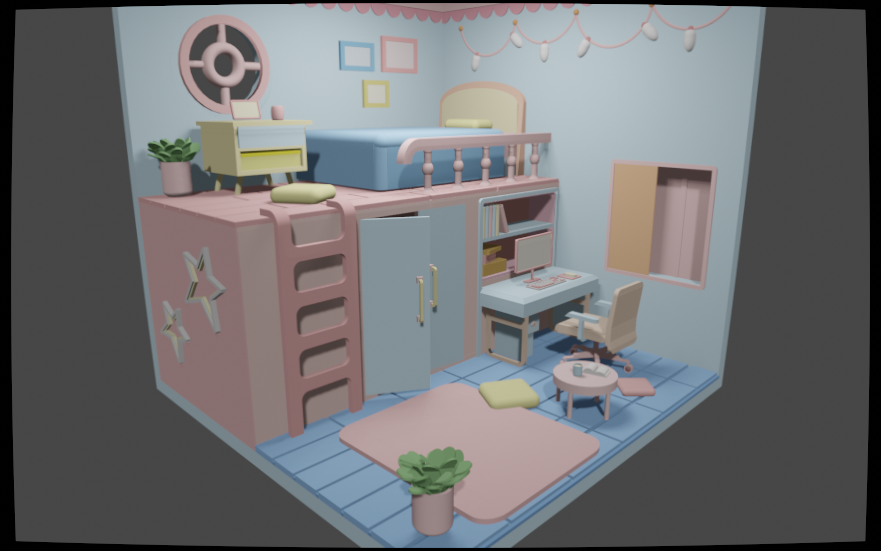
#> input picture group10_exercise_01/data/images/00.png, 881 x 551 px; its folder holds only this picture in this run
$ jupyter execute group10_exercise_01.ipynb
#> lines starting #> are read from the running program, lines starting #| are printed output that depends on the picture
# 3D Computer Vision (2026/27) - Exercise Sheet 1

---

**Release:** 29.10.2026
**Deadline:** 09.11.2026, 23:59
**Exercise session:** 12.11.2026 (mandatory)

**Group:** 10
**Members:** Le Bao Anh, Haiyun Jiang, Pardha Saradhi Lanka, Junwei Lu

### Submission

Submit one `groupXX_exercise01.zip` in OLAT. It must contain a folder `groupXX_exercise01/` with your completed notebook, an HTML export showing all outputs, and the `data/` directory needed to run it. Use relative data paths. Install the packages from `requirements.txt` if needed.

By submitting, you confirm that all listed members contributed, no unlisted people were involved, and no solution content was copied from other people, large language models, websites, or other sources.

Attendance at the exercise session is mandatory. A group will be chosen at random to explain its solution. Be prepared to explain your work; failing to do so results in failing the task.

### Implementation

Complete the TODO cells using the models and derivations from the lecture slides. Implement the required vision steps yourself. NumPy operations, image I/O, plotting, and the provided utilities are allowed. Functions that perform undistortion or camera projection for you (such as `cv2.undistort`, `cv2.initUndistortRectifyMap`, or `cv2.projectPoints`) do not count as a solution.

---

# Theory Questions

## Task 1 — From a world point to a pixel

Given a world point $(X_s, Y_s, Z_s)$ and the camera's intrinsic and extrinsic parameters, write the complete transformation chain as matrix multiplications to obtain the pixel position $(u, v)$. Your final result must have two coordinates.

$\begin{pmatrix}u'\\v'\\w\end{pmatrix} = K [I_3|0_3] \begin{pmatrix}R &t\\0_3^T &1\end{pmatrix} \begin{pmatrix}X_s\\ Y_s\\ Z_s \\ 1\end{pmatrix}$

or

$\begin{pmatrix}u'\\v'\\w\end{pmatrix} = K \begin{pmatrix}R &t\end{pmatrix} \begin{pmatrix}X_s\\ Y_s\\ Z_s \\ 1\end{pmatrix}$

$u = \frac{u'}{w}, v = \frac{v'}{w}$

## Task 2 — Radial distortion

A point $\mathbf{p}$ in normalized image coordinates has distance $r=1$ from the origin. The radial distortion coefficients are $k_1=0.4$ and $k_2=0.1$, and

$$\mathbf{p}_d - \mathbf{p} = \begin{pmatrix}0.3 \\ 0.4\end{pmatrix},$$

where $\mathbf{p}_d$ is the radially distorted point. Derive the coordinates of $\mathbf{p}$.

For radial distortion,

$$\mathbf{p}_d = \mathbf{p}\left(1+k_1r^2+k_2r^4\right),$$

so

$$\mathbf{p}_d-\mathbf{p}
=\mathbf{p}\left(k_1r^2+k_2r^4\right)
=0.5\mathbf{p}.$$

Therefore,

$$\mathbf{p}
=\frac{1}{0.5}\begin{pmatrix}0.3\\0.4\end{pmatrix}
=\begin{pmatrix}0.6\\0.8\end{pmatrix}.$$

This satisfies $\|\mathbf{p}\|=1$.

# Implementation Task - Image undistortion and 3D point projection

## Task Overview and Given Data

Your overall task in this exercise will be to undistort the given images and project two given 3D points in all undistortedn images.

You will be given the following data:
- **9 color images** of the scene in `data/images/`
    - 8 Bit RGB per pixel
    - Each image rendered from a different position but with the same camera
    - The camera used had **lens distortion**
- 1 Dictionary containing **camera calibration parameters** in `data/camera_calibration.npy`
    - They belong to the camera that was used to render the RGB images
    - Distortion coefficients are given in the standard [k<sub>1</sub>, k<sub>2</sub>, p<sub>1</sub>, p<sub>2</sub>, k<sub>3</sub>] order
- 1 NumPy array containing **9 world-to-camera transformations** in `data/world_to_camera.npy`.
    - Shape `(9, 4, 4)`; entry `i` maps world coordinates directly to camera coordinates for image `view_names[i]`.
    - The world frame is camera 00, so entry 0 is the identity matrix.
- 1 CSV file containing two 3D points in `data/points_3d.csv`
    - Both points are **actual scene landmarks** of the upper and lower bend of the handle on the open cupboard door
    - Both landmarks are visible in all nine provided images
    - **World frame = the first camera frame (view 00)**

Note: Pixel coordinates use `(x, y)` (equivalently `(u, v)`); NumPy images are indexed as `[y, x]`.

The following cell loads the data and creates the output directory.

[cell 1]
from pathlib import Path
import csv
import numpy as np
import matplotlib.pyplot as plt
from PIL import Image

ROOT = Path.cwd()

if not (ROOT / 'data/camera_calibration.npy').is_file():
    if (ROOT.parent / 'data/camera_calibration.npy').is_file():
        ROOT = ROOT.parent
    else:
        raise FileNotFoundError('Extract the exercise pack and open Jupyter in its folder.')

DATA = ROOT / 'data'
OUTPUT = ROOT / 'output'
OUTPUT.mkdir(exist_ok=True)

calibration = np.load(DATA / 'camera_calibration.npy', allow_pickle=True).item()
#> (reads group10_exercise_01/data/camera_calibration.npy from the repository)

image_paths = sorted((DATA / 'images').glob('*.png'))

view_names = [p.stem for p in image_paths]

images = np.stack([np.asarray(Image.open(p).convert('RGB'), dtype=np.float64) / 255.0
                   for p in image_paths])
n_views, height, width, _ = images.shape
#> n_views = 1; height = 551; width = 881

print(n_views, height, width, _)
#| 1 551 881 3
# print(images)

print(f"\nCamera Calibration:")
for entry in calibration.items():
    print(f"  {entry[0]}: {entry[1]}")


with (DATA / 'points_3d.csv').open(newline='') as f:
#> (reads group10_exercise_01/data/points_3d.csv from the repository)
    point_rows = list(csv.DictReader(f))
point_labels = [row['point_id'] for row in point_rows]
points_world = np.array([[float(row[key]) for key in ('X', 'Y', 'Z')]
                         for row in point_rows])

point_descriptions = [row['landmark'] for row in point_rows]
print('Given 3D points in the world (camera-00) frame:')
for label, point, description in zip(point_labels, points_world, point_descriptions):
    print(label, point, '—', description)

world_to_camera = np.load(DATA / 'world_to_camera.npy', allow_pickle=False)
#> (reads group10_exercise_01/data/world_to_camera.npy from the repository)
#| Sampling grid: (551, 881, 2) ; each entry is [source_x, source_y]
# print('World-to-camera matrices (one per view):')
# print(world_to_camera)
print(point_labels)

## Task 1 — Undistort the provided images by indirect transformation

Compute the output-to-input sampling grid, resample all nine RGB views,
and plot the results. Keep your `K` and `undistorted_images` variables:
Task 2 will reuse them directly.

### Provided sampling utility

`sample_image` interpolates colours at the source coordinates you supply. Compute the undistortion grid yourself.

[cell 2]
def sample_image(image, source_grid):
    """Provided utility: bilinear sampling with zero padding.

    image: (H_source, W_source, 3), float RGB in [0, 1].
    source_grid: (H_target, W_target, 2), source coordinates in (x, y) order.
    The grid is never modified. Integer coordinates refer to pixel centres.
    """
    image = np.asarray(image, dtype=np.float64)
    source_grid = np.asarray(source_grid, dtype=np.float64)
    hs, ws, channels = image.shape
#> hs = 551; ws = 881; channels = 3
    finite = np.isfinite(source_grid).all(axis=-1)
    x_px = np.clip(np.where(finite, source_grid[..., 0], 0), -1, ws)
#> finite: shape (551, 881) bool; every value is 1
    y_px = np.clip(np.where(finite, source_grid[..., 1], 0), -1, hs)
    x0, y0 = np.floor(x_px).astype(int), np.floor(y_px).astype(int)
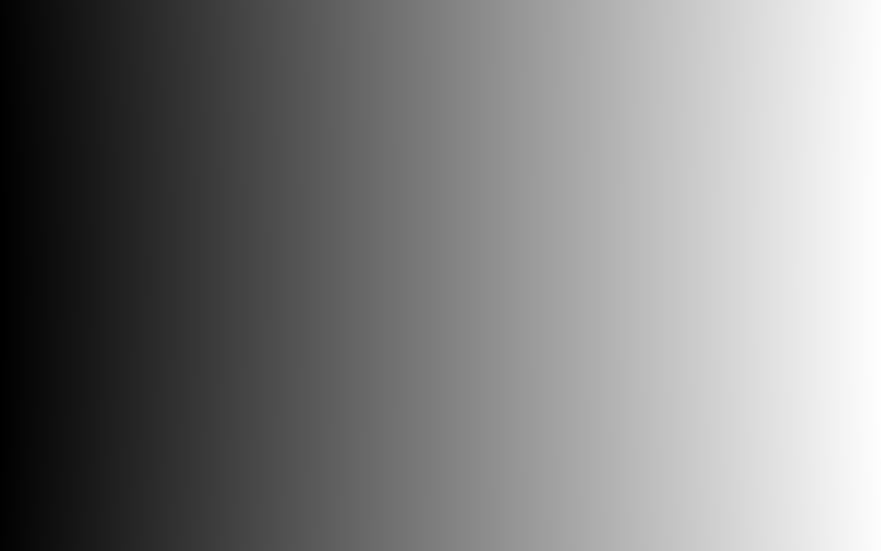
#> x_px: shape (551, 881) float64; min 19.92, max 860.1, mean 440; drawn with min black and max white
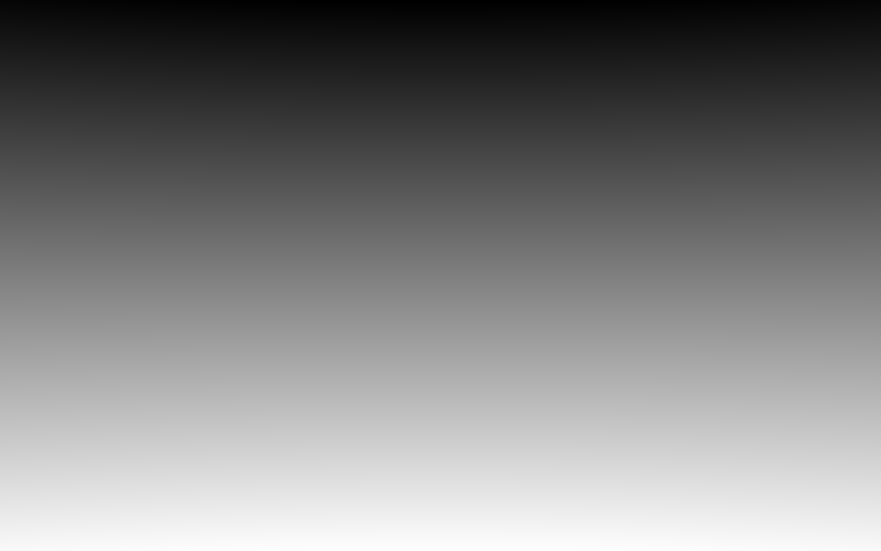
#> y_px: shape (551, 881) float64; min 5.07, max 544.9, mean 275; drawn with min black and max white
    dx, dy = x_px - x0, y_px - y0
    result = np.zeros(source_grid.shape[:-1] + (channels,), dtype=np.float64)
    for x_index, y_index, weight in [
        (x0,     y0,     (1-dx) * (1-dy)),
        (x0 + 1, y0,     dx * (1-dy)),
        (x0,     y0 + 1, (1-dx) * dy),
        (x0 + 1, y0 + 1, dx * dy),
    ]:
        valid = finite & (x_index >= 0) & (x_index < ws) & (y_index >= 0) & (y_index < hs)
        result[valid] += image[y_index[valid], x_index[valid]] * weight[valid, None]
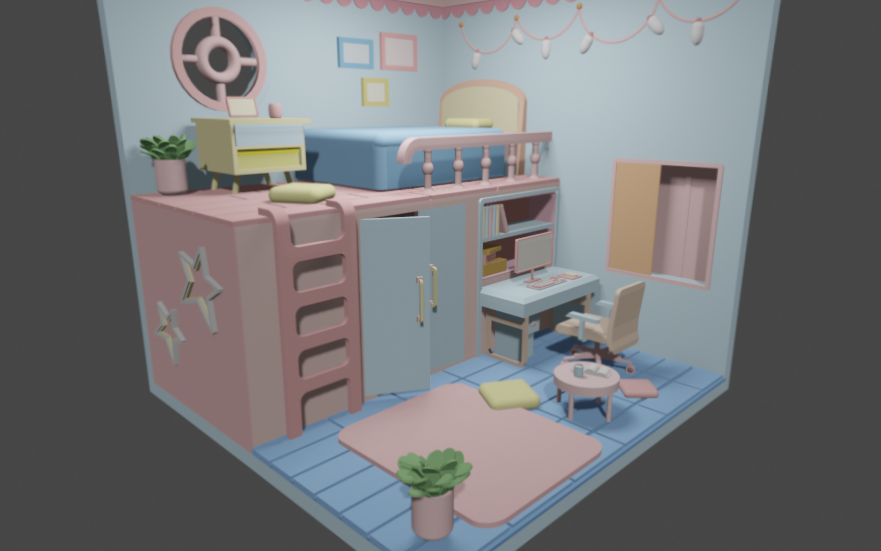
#> result: shape (551, 881, 3) float64; mean of channels 0, 1, 2 0.465, 0.467, 0.473; drawn as R, G, B
    return result

### 1.1 — Camera intrinsics

Implement `make_intrinsics` to construct the 3×3 calibration matrix `K` from the supplied camera parameters.

[cell 3]
def make_intrinsics(calibration):
    alpha_x = float(calibration['focal_length_px'])
    alpha_y = alpha_x

    u0, v0 = np.asarray(
        calibration['principal_point'],
        dtype=float
    )

    return np.array([
        [alpha_x, 0.0, u0],
        [0.0, alpha_y, v0],
        [0.0, 0.0, 1.0]
    ])

K = make_intrinsics(calibration)
print(K)

### 1.2 — Forward lens-distortion model

Given a normalized image point compute the position of the distorted normalized image point using Brown's distortion model.
Implement this as a vectorized function that accepts and returns an array with shape `(..., 2)`, with x first and y second.

[cell 4]
def distort_normalized(normalized_xy_undistorted, coefficients):
    """Apply lens distortion to normalized image coordinates.

    Inputs:
        normalized_xy_undistorted: NumPy array, shape (..., 2),
            of undistorted normalized (x, y) points.
        coefficients: array-like, shape (5,),
            ordered [k1, k2, p1, p2, k3].

    Output:
        Distorted normalized (x, y) points as a floating-point
        NumPy array with shape (..., 2) and the same point order
        as normalized_xy_undistorted.
    """

    # Convert input to NumPy array with float64 data type
    normalized_xy_undistorted = np.asarray(
        normalized_xy_undistorted,
        dtype = np.float64
    )

    # Extract distortion coefficients
    k1, k2, p1, p2, k3 = np.asarray(
        coefficients,
        dtype = np.float64
    )

    # Extract undistorted normalized coordinates
    x_undistorted = normalized_xy_undistorted[..., 0]
    y_undistorted = normalized_xy_undistorted[..., 1]

    # Calculate squared radius
    r_squared = (
        x_undistorted**2 + y_undistorted**2
    )

    # Calculate radial distortion factor
    radial_factor = (
        1
        + k1 * r_squared
        + k2 * r_squared**2
        + k3 * r_squared**3
    )

    # Calculate distorted x coordinates
    x_distorted = (
        x_undistorted * radial_factor
        + 2 * p1 * x_undistorted * y_undistorted
        + p2 * (r_squared + 2 * x_undistorted**2)
    )

    # Calculate distorted y coordinates
    y_distorted = (
        y_undistorted * radial_factor
        + p1 * (r_squared + 2 * y_undistorted**2)
        + 2 * p2 * x_undistorted * y_undistorted
    )

    # Combine x and y coordinates
    distorted_xy = np.stack(
        (x_distorted, y_distorted),
        axis=-1
    )

    return distorted_xy

### 1.3 — Indirect geometric transformation (backward mapping)

For each **ideal output pixel** `(x, y)`, determine its colour-sampling
location in the **distorted input image**:

1. Build the output pixel grid in `(x, y)` order
2. Normalize the pixel coordinates
3. Apply the forward distortion model from Subtask 1.2
4. Denormalize the output

Return a grid with shape `(H, W, 2)`, with each entry storing
`[source_x, source_y]`. Each output pixel requests one source sample,
which makes this an indirect image transformation.

[cell 5]
def make_undistortion_grid(image_shape, K, coefficients):
    """Describe where each output pixel samples the distorted input image.

    Inputs:
        image_shape: tuple (H, W), the image height and width in pixels.
        K: NumPy array, shape (3, 3), the shared intrinsic matrix.
        coefficients: array-like, shape (5,), ordered [k1, k2, p1, p2, k3].
    Output:
        source_grid: floating-point NumPy array, shape (H, W, 2).
        source_grid[y, x] gives (source_x, source_y) in distorted-input pixels
        for the undistorted output pixel at (x, y).
    """
    # TODO: compute the output-to-input sampling grid.
    h, w = image_shape[:2]
    u_undistorted, v_undistorted = np.meshgrid(
        np.arange(w, dtype=float),
        np.arange(h, dtype=float),
        indexing='xy'
    )

    u0 = K[0, 2]
    v0 = K[1, 2]
    alpha_x = K[0, 0]
    alpha_y = K[1, 1]

    x_undistorted = (u_undistorted - u0) / alpha_x
    y_undistorted = (v_undistorted - v0) / alpha_y

    normalized_xy_undistorted = np.stack((x_undistorted, y_undistorted), axis=-1)

    normalized_xy_distorted = distort_normalized(
        normalized_xy_undistorted,
        coefficients
    )

    x_distorted = normalized_xy_distorted[..., 0]
    y_distorted = normalized_xy_distorted[..., 1]

    u_distorted = alpha_x * x_distorted + u0

    v_distorted = alpha_y * y_distorted + v0

    source_grid = np.stack([u_distorted, v_distorted], axis=-1)

    return source_grid


source_grid = make_undistortion_grid(
    (height, width),
    K,
    calibration['distortion_param']
)

assert source_grid.shape == (height, width, 2)
print('Sampling grid:', source_grid.shape, '; each entry is [source_x, source_y]')

### 1.4 — Resample all views

Use the provided `sample_image` with your grid. Store the results in `undistorted_images` with the same shape as `images`. Compute the shared grid only once. Save the undistorted RGB images under `output/task_1_undistorted/` using the original view filenames.

[cell 6]
# TODO: sample all RGB views and save the undistorted images.
undistorted_list = [ sample_image(image, source_grid) for image in images]
#> undistorted_list = 1 item
undistorted_images = np.stack(undistorted_list)

assert undistorted_images.shape == images.shape

undistorted_dir = OUTPUT / 'task_1_undistorted'
undistorted_dir.mkdir(exist_ok=True)

for i in range(len(undistorted_images)):
    name = view_names[i]
    image = undistorted_images[i]
    image = np.clip(image, 0, 1)
    image = image * 255
    image = np.rint(image)
    image = image.astype(np.uint8)
    pil_image = Image.fromarray(image)
    output_path = undistorted_dir / (name + '.png')
    pil_image.save(output_path)
#> this loop made 1 pass
#> name on pass 1: '00'

num_images = len(undistorted_images)
#> num_images = 1

print(
    f'Undistorted {num_images} images; '
    f'saved to {undistorted_dir.name}/'
)
#| Undistorted 1 images; saved to task_1_undistorted/

### 1.5 — Plot your results

Create (a) a labelled before/after comparison for one view, and (b) a labelled gallery of **all nine undistorted views**. Use correct RGB colours and keep the image aspect ratio.

[cell 7]
# TODO: plot one original image next to its undistorted version.
image_index = 0
original_image = images[image_index]
undistorted_image = undistorted_images[image_index]
image_name = view_names[image_index]

fig, axes = plt.subplots(1, 2, figsize=(14, 6))

axes[0].imshow(original_image)
axes[0].set_title('Original Image')
axes[1].imshow(undistorted_image)
axes[1].set_title('Undistorted Image')

fig.suptitle(image_name)
plt.tight_layout()
plt.show()
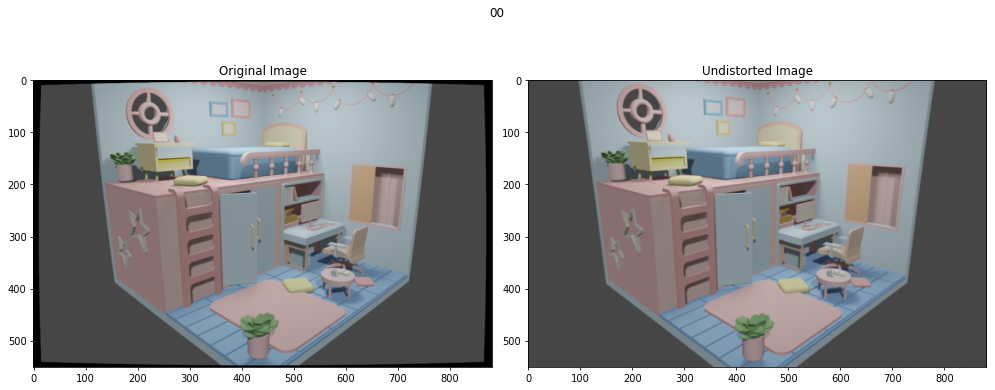
#> figure drawn by matplotlib, 2 panels

[cell 8]
# TODO: plot all undistorted views in a labelled gallery.

fig, axes = plt.subplots(3, 3, figsize=(15, 12))

for i in range(len(undistorted_images)):
    row = i // 3
    col = i % 3

    image = undistorted_images[i]
    name = 'Undistorted Image ' + view_names[i]

    axes[row, col].imshow(image)
    axes[row, col].set_title(name)
    axes[row, col].axis('off')
#> this loop made 1 pass
#> (row, col, name) on pass 1: (0, 0, 'Undistorted Image 00')

plt.tight_layout()
plt.show()

## Task 2 — Project the given 3D points into all views

Use **`undistorted_images` and `K` from Task 1** as the image backgrounds and
intrinsic matrix. Do not reload or overwrite them. You will use the
provided world-to-camera transformations, project the given points, and plot a labelled
gallery containing all nine views.

### 2.1 — Projection matrices and valid points

Implement `build_projection_matrix(E, K)` to construct a 3×4 projection matrix from a world-to-camera transform `E` and the intrinsic matrix `K`.

Implement `project_points(points_world, P)` to project the world points into one undistorted view. Return their floating-point pixel coordinates in `(x, y)` order, with shape `(N, 2)`.

[cell 9]
def build_projection_matrix(E, K):
    """Build the projection matrix for one undistorted view.

    Inputs:
        E: NumPy array, shape (4, 4), mapping world to camera coordinates.
        K: NumPy array, shape (3, 3), the camera intrinsic matrix.
    Output:
        P: floating-point NumPy array, shape (3, 4), mapping homogeneous
        world points to homogeneous image coordinates for this view.
    """
    # TODO: construct P from K and E.
    # Matrix P = K[R|t]
    E = np.asarray(E, dtype=np.float64)
    K = np.asarray(K, dtype=np.float64)
    R_t = E[:3, :]
    return K @ R_t

[cell 10]
def project_points(points_world, P):
    """Project world points into one undistorted view.

    Inputs:
        points_world: NumPy array, shape (N, 3); each row is a world point (X, Y, Z).
        P: NumPy array, shape (3, 4), the projection matrix for this view.
    Output:
        pixel_xy: floating-point NumPy array, shape (N, 2).
        Row j contains the pixel coordinates (x, y) of points_world[j].
    """
    # TODO: project the world points and return their pixel coordinates.
    points_world = np.asarray(points_world, dtype=float)
    P = np.asarray(P, dtype=float)

    num_points = len(points_world)
    # Create a new column vector Nx1
    ones = np.ones((num_points, 1), dtype=np.float64)

    points_world_homogeneous = np.concatenate(
        (points_world, ones),
        axis=1
    )

    projected_homogeneous = (
        P @ points_world_homogeneous.T
    ).T

    u_prime = projected_homogeneous[:, 0]
    v_prime = projected_homogeneous[:, 1]
    w_prime = projected_homogeneous[:, 2]

    u_pixel = u_prime / w_prime
    v_pixel = v_prime / w_prime

    return np.stack((u_pixel, v_pixel), axis=1)

### 2.3 — Project into every view

Build one projection matrix for each camera and store them in `projection_matrices`
with shape `(number_of_views, 3, 4)`. Use these matrices to project the points into every view and print the results.

[cell 11]
# TODO: build the camera projection matrices and project the points.
# TODO: stack the results and print
projection_matrices = np.stack([
    build_projection_matrix(E, K) for E in world_to_camera
])

projections = [
    project_points(points_world, P)
    for P in projection_matrices
]

pixel_uv_all = np.stack([item for item in projections])
print(pixel_uv_all)

### 2.4 — Plot the projections

Overlay the projected points on the undistorted Task 1 images in a 3-by-3 grid.
Use the same color and label for each point in every view.

[cell 12]
# TODO: plot the projections on undistorted_images for all views.

import matplotlib.pyplot as plt

fig, axes = plt.subplots(3, 3, figsize=(15, 12))
colors = ['red', 'blue']

for i in range(len(undistorted_images)):

    ax = axes[i // 3, i % 3]
    ax.imshow(undistorted_images[i])

    for j, label in enumerate(point_labels):
        u, v = pixel_uv_all[i, j]
        ax.scatter(u, v, color=colors[j], s=55)
        ax.annotate(
            label,
            (u, v),
            xytext=(5, 8),
            textcoords='offset points',
            color='white',
            fontsize=9
        )

    ax.set_title('Undistorted Image ' + view_names[i])
#> this loop made 1 pass

plt.tight_layout()
plt.show()
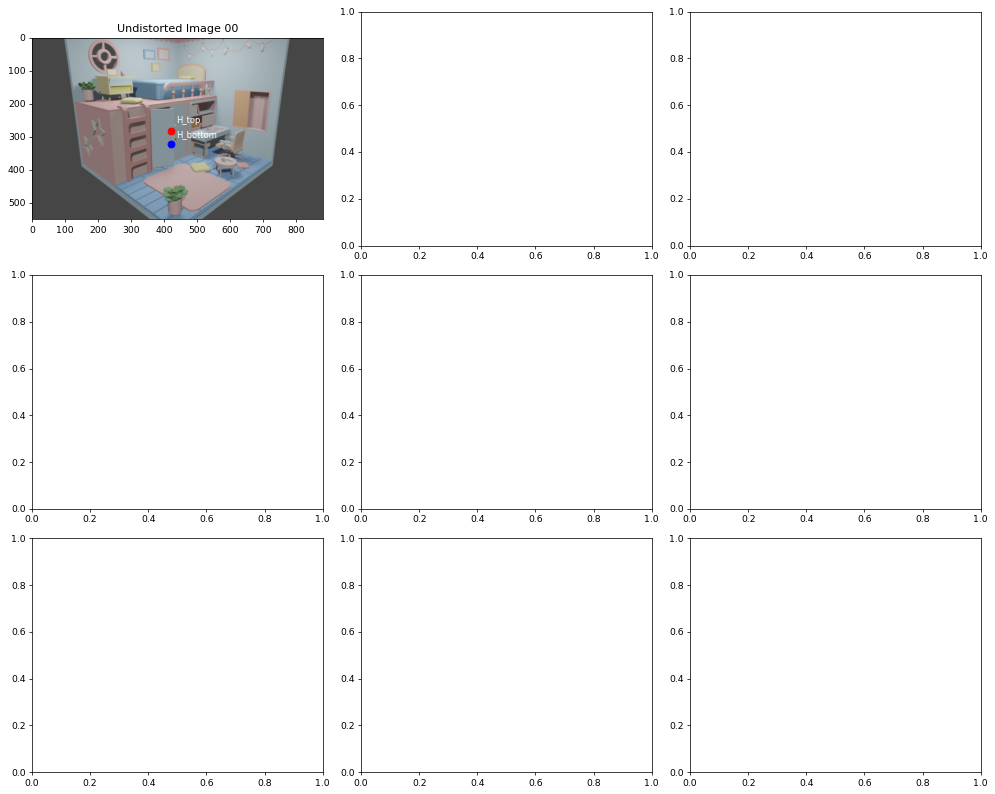
#> figure drawn by matplotlib, 1 panel
